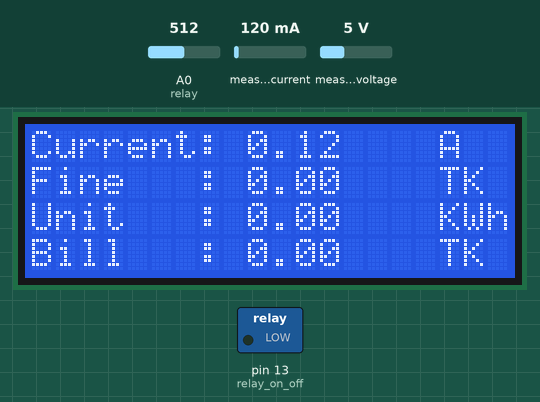
The sketch below on a simulated Arduino Uno, built with avr-gcc and run on an emulated ATmega328P. Parts: 20×4 character LCD, switched loads named in the sketch (green lamp = pin HIGH). Inputs (shaded band) come from the test bench; at power-on: measured current 120 mA, A0 (relay) = 512, measured voltage 5 V. The modem accepts every AT command (registered, SIM ready, sends succeed) and sends nothing else; what the sketch prints to the serial monitor is not drawn.

Above: at 2.6 s.
2.7 s: measured current set to 1500 mA
At 3.2 s:
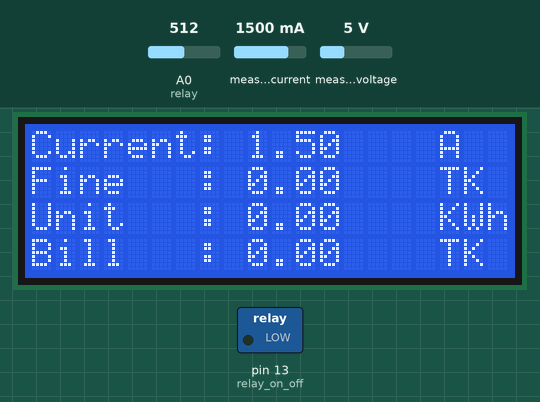
4.2 s: measured current set to 40 mA
At 6.3 s:
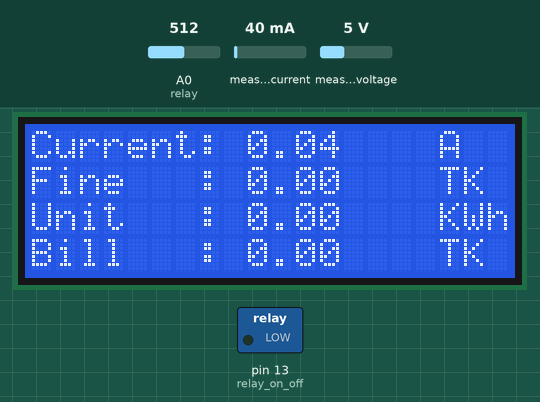
6.6 s: measured current set to 1960 mA
At 7.2 s:
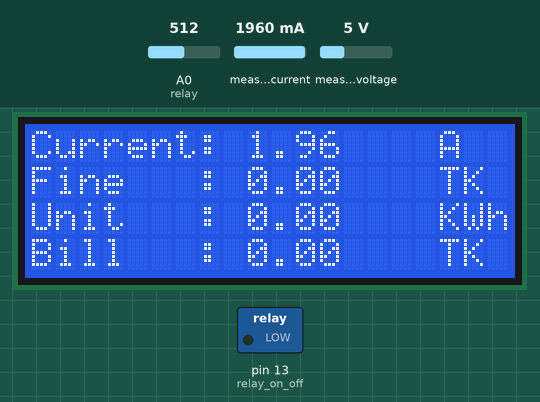
11.2 s: measured current set to 500 mA
At 12.5 s:
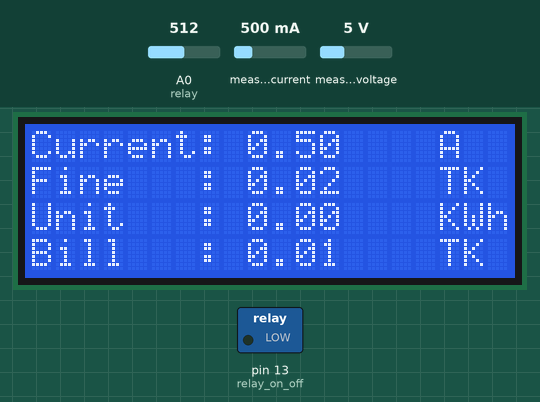
12.8 s: A0 (relay) set to 108
14.3 s: A0 (relay) set to 93
At 14.9 s:
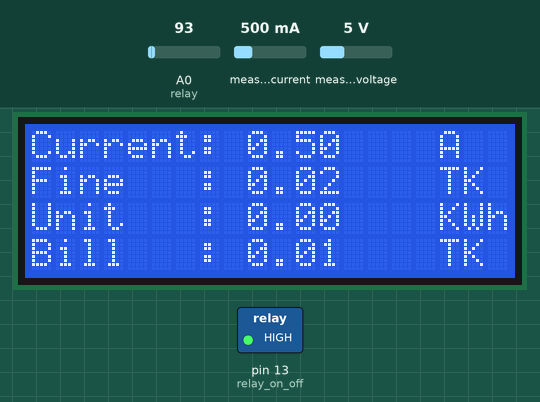
Timing chart, 0 to 16.8 s (numbered marks = the images above; inputs shaded):
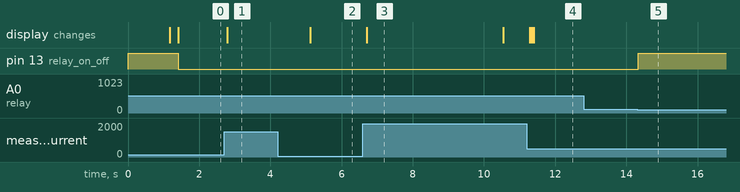

The sketch:

Arduino_Code.ino
```cpp
//
int CurrentLimit=1; //Consumer current limit.alarm sms will be send, if user use more than 1A
float unit_cost=5.5; // per unit cost 5.5 tk
float cost=0.0;
float fine_amount=20.0;//per unit 15 for fine
float total_fine = 0.0; // calculate total fine every time fine added
float taka=0.0;

float start_unit=0.0;
float end_unit=0.0;
float extra_unit=0.0;

//For GSM Start
#include <SoftwareSerial.h>
#include <String.h>
SoftwareSerial mySerial(2,3); //RX and TX
/*
  Arduino Pin 2 Rx (Connects to the Tx pin of the GSM)
  Arduino Pin 3 Tx (Connects to the Rx pin of the GSM)
*/
String sms="Your Load is High!";
//For GSM End

//for LCD start
#include <Wire.h>
#include <LiquidCrystal_I2C.h>
LiquidCrystal_I2C lcd(0x27, 2, 1, 0, 4, 5, 6, 7, 3, POSITIVE);
//for LCD end


//this code will be uploaded on arduno
#include <ArduinoJson.h>
#include <PZEM004Tv30.h>

/* Use software serial for the PZEM
 * Arduino Pin 10 Rx (Connects to the Tx pin of the PZEM)
 * Arduino Pin 11 Tx (Connects to the Rx pin of the PZEM)
*/
PZEM004Tv30 pzem(10, 11); //RX and TX

float A=0.0;
float unit=0.0;

String message = "";
bool messageReady = false;

float ESP_D4_to_A0=0.0; //connect esp D4 pin to arduino A0 pin
int relay_on_off=13;

int i=0;
int j=0;

void SendTextMessage()
{
  mySerial.println("AT+CMGF=1");    //Because we want to send the SMS in text mode
  delay(1000);
  mySerial.println("AT + CMGS = \"+88019XXXXXXXX\"\r");//send sms message, be careful need to add a country code before the cellphone number
  delay(1000);
  mySerial.println(sms);//the content of the message
  delay(100);
  mySerial.println((char)26);//the ASCII code of the ctrl+z is 26
  delay(100);
  mySerial.println();
}


void pzem03(){

    float current = pzem.current();
    if( !isnan(current) ){
      A=current;

    }
    else {
        A=0;
    }

    float energy = pzem.energy();
    if( !isnan(energy) ){
      unit=energy;

    }
    else {
        unit=unit;
    }
  }

void LcdDisplay(){
  cost=(unit * unit_cost)+ (extra_unit*fine_amount);
  total_fine =total_fine+(extra_unit*fine_amount);
  lcd.setCursor(9,0);
  lcd.print(A);
  lcd.setCursor(9,1);
  lcd.print(total_fine);
  lcd.setCursor(9,2);
  lcd.print(unit);
  lcd.setCursor(9,3);
  lcd.print(cost);
  extra_unit=0.0;
  }

  void relay(){

    ESP_D4_to_A0=analogRead(A0);

    if(ESP_D4_to_A0<100){
      digitalWrite(relay_on_off,HIGH);
      }
      else{
         digitalWrite(relay_on_off,LOW);
        }
    }

void setup() {
  pinMode(relay_on_off,OUTPUT);
  mySerial.begin(9600);               // the GPRS baud rate
  Serial.begin(9600);
  digitalWrite(relay_on_off,HIGH);

   // For  LCD TEST Start
   lcd.begin(20,4);
  lcd.setCursor(3,0);
  lcd.print("Hello Everyone");
  lcd.setCursor(8,1);
  lcd.print("****");
  lcd.setCursor(0,2);
  lcd.print("This is Energy Meter");
  lcd.setCursor(8,3);
  lcd.print("****");
  delay(1000);

  lcd.clear();
  lcd.setCursor(0,0);
  lcd.print("Current: ");
  lcd.setCursor(17,0);
  lcd.print("A");


  lcd.setCursor(0,1);
  lcd.print("Fine   : ");
  lcd.setCursor(17,1);
  lcd.print("TK");

  lcd.setCursor(0,2);
  lcd.print("Unit   : ");
  lcd.setCursor(17,2);
  lcd.print("KWh");

  lcd.setCursor(0,3);
  lcd.print("Bill   : ");
  lcd.setCursor(17,3);
  lcd.print("TK");
   //For LCD test END

  for(int j=0;j<5;j++){
    pzem03();
    delay(10);
   LcdDisplay();
  }

}

void loop() {
  /* //the "start" variable is declared to understand the time needed to run the full code at once
   * unsigned long start=millis();
   */
    relay();
  while(Serial.available()) {
    message = Serial.readString();
    messageReady = true;
  }
  // Only process message if there's one
  if(messageReady) {
    // The only messages we'll parse will be formatted in JSON
    DynamicJsonDocument doc(1024); //allocate 256 if not working then allocate 1024 or 2048 and more if not working.
                                    //but remamber them more you allocate the more space then the flash memory then  it willl create problem ( ArduinoJson version 6+)
    // Attempt to deserialize the message
    DeserializationError error = deserializeJson(doc,message);
    //to decode any error fot arduino and esp8266 serial commnicaiton
    if(error) {
      Serial.print(F("deserializeJson() failed: "));
      Serial.println(error.c_str());
      messageReady = false;
      return;
    }
    if(doc["type"] == "request") {
      doc["type"] = "response";
      // Get data from analog sensors
      doc["cur"] = A;
      doc["unit"] = unit;

      taka=(round(cost))+(total_fine/1000);//encrypted
      doc["tk"]=taka;
      serializeJson(doc,Serial);
       //Serial.println(A);
      //Serial.println(W);
     // pzem03();
    }
    messageReady = false;
  }
 if(i==100){
    pzem03();
    LcdDisplay();//show on LCD Display
    i=0;
    /* //to understand the time needed to run the full code at once
     *  unsigned long time_needed_run_once_full_code=start-millis();
     *  Serial.println(time_needed_run_once_full_code) //the time will be printed in milli second
     */
  }

 if(A>CurrentLimit && j==0){
          SendTextMessage();
          LcdDisplay();
          j++;
         start_unit=unit;
         Serial.print("Start_unit:");
         Serial.print(start_unit);
  }
 if(j>=1){
     j++;
     if(A<CurrentLimit){
        end_unit=unit;
        extra_unit=end_unit-start_unit;
        Serial.print("extra 1:");
        Serial.println(extra_unit);
        j=0;
        }
     if(A>CurrentLimit && j>900000){
        SendTextMessage();
        j=1;
       }


  }
  /*
  if(unit>9000){
     pzem.resetEnergy();//reset pzrm unit,Since pzem v03 can only mesure upto 9999.99 unit
    }
    */
  i++;
}
```

Measured:
- the behaviour switches between 100 and 99 on A0 (relay) (found by bisection; images 4 and 5)
- after the input at 2.7 s, the display: changes after 0.08 s (image 1)
- after the input at 4.2 s, the display: changes after 0.92 s (image 2)
- after the input at 6.6 s, the display: changes after 0.11 s (image 3)
- after the input at 11.2 s, the display: first changes after 0.08 s (image 4 shows a later state)
- after the input at 12.8 s, every drawn part: stays the same
- after the input at 14.3 s, pin 13 (relay_on_off): LOW → HIGH at once
- what the display in image 3 shows lasts 3.8 s, from 6.7 s to 10.5 s
